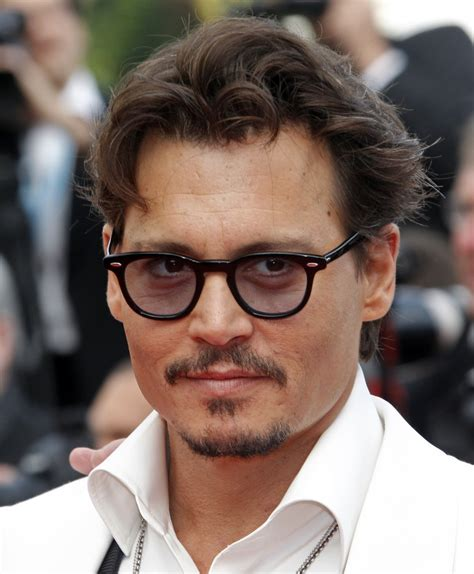
#> input picture pseudocolor/test_images/005_9406f32d.jpg, 474 x 574 px
$ python -i saturation_Processing.py   (imports and definitions only)
#> lines starting #> are read from the running program, lines starting #| are printed output that depends on the picture
import numpy as np
from PIL import Image
import cv2

def boost_saturation(color_img, factor=1.25):
    #change image into array and scale it between 0 and 1
#> called with factor = 1.25
    img = np.array(color_img).astype(np.float32) / 255.0

    #convert image from rgb to hsv color
    hsv = cv2.cvtColor(img, cv2.COLOR_RGB2HSV)
#> hsv: shape (574, 474, 3) float32; mean H, S, V 79.4, 0.3, 0.5
    h, s, v = cv2.split(hsv)
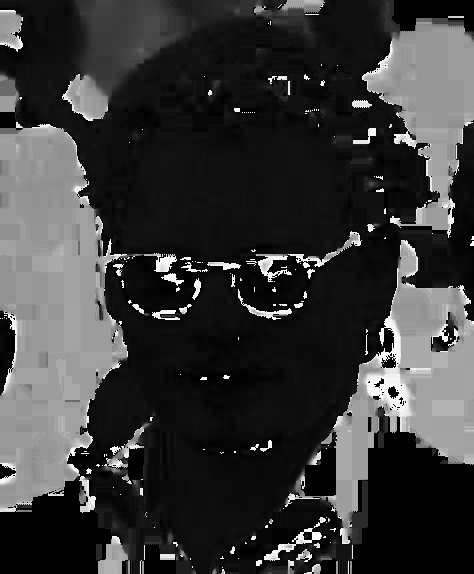
#> h: shape (574, 474) float32; min 0, max 359.4, mean 79.4; drawn with min black and max white
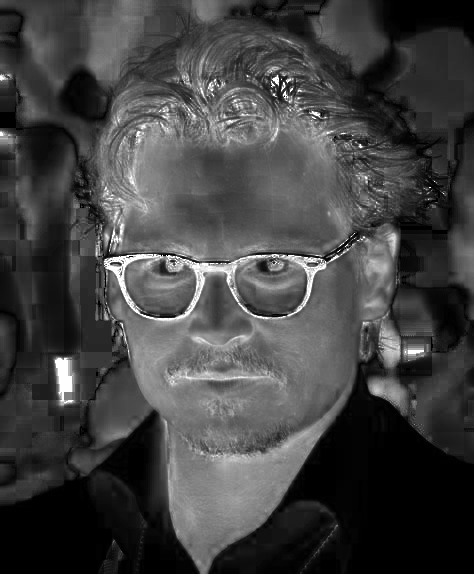
#> s: shape (574, 474) float32; min 0, max 1, mean 0.262
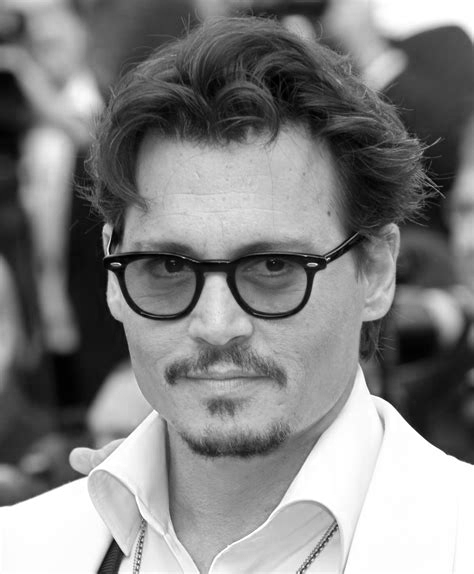
#> v: shape (574, 474) float32; min 0, max 1, mean 0.511

    #make the saturation stronger
    s = np.clip(s * factor, 0, 1)
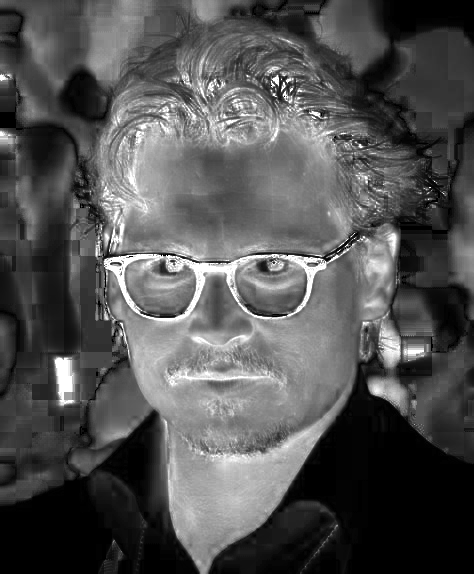
#> s: shape (574, 474) float32; min 0, max 1, mean 0.325

    #put h s v back together
    hsv_boosted = cv2.merge([h, s, v])
#> hsv_boosted: shape (574, 474, 3) float32; mean H, S, V 79.4, 0.3, 0.5

    #change hsv back to rgb image
    boosted = cv2.cvtColor(hsv_boosted, cv2.COLOR_HSV2RGB)
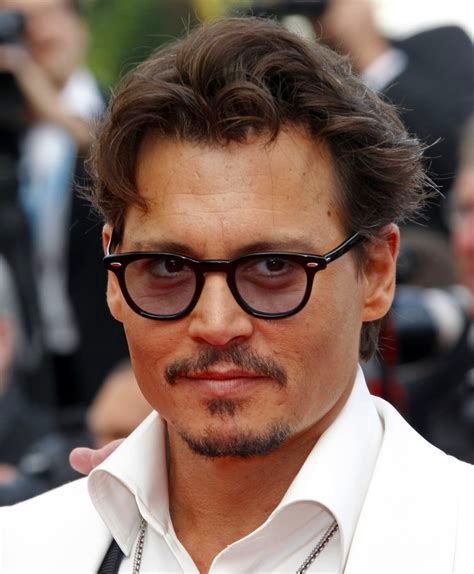
#> boosted: shape (574, 474, 3) float32; mean R, G, B 0.499, 0.418, 0.382

    #give final image back
    return Image.fromarray((boosted * 255).astype(np.uint8))

>>> import cv2
>>> picture = cv2.cvtColor(cv2.imread('test_images/005_9406f32d.jpg'), cv2.COLOR_BGR2RGB)
>>> result = boost_saturation(picture)

$ run again, on pseudocolor/test_images/010_cce39614.jpg
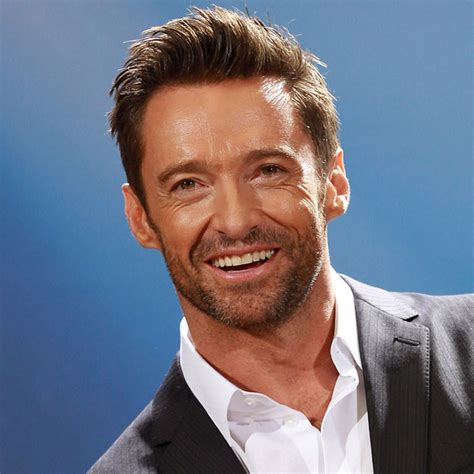
#> input picture pseudocolor/test_images/010_cce39614.jpg, 474 x 474 px
#> hsv: shape (474, 474, 3) float32; mean H, S, V 156, 0.4, 0.6
#> in boost_saturation, `s = np.clip(s * factor, 0, 1)`:
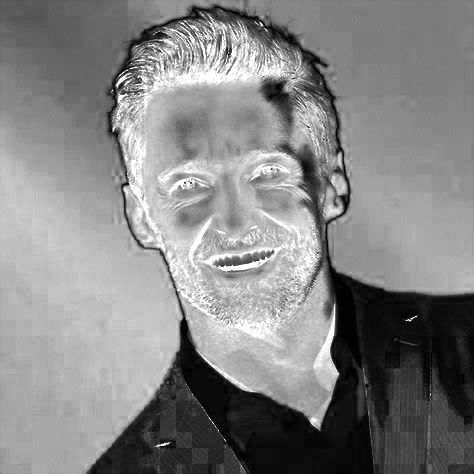
#> s: shape (474, 474) float32; min 0, max 1, mean 0.522
#> hsv_boosted: shape (474, 474, 3) float32; mean H, S, V 156, 0.5, 0.6
#> in boost_saturation, `boosted = cv2.cvtColor(hsv_boosted, cv2.COLOR_HSV2RGB)`:
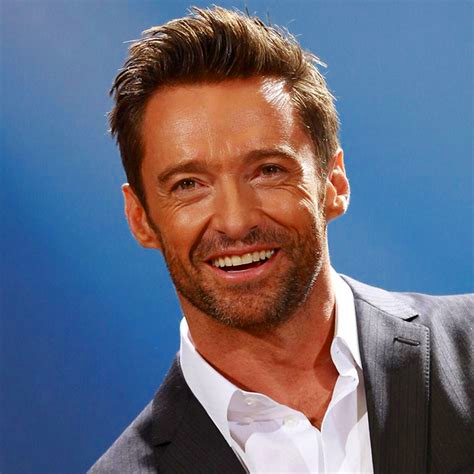
#> boosted: shape (474, 474, 3) float32; mean R, G, B 0.409, 0.419, 0.492

$ run again, on pseudocolor/test_images/018_136dbb40.jpg
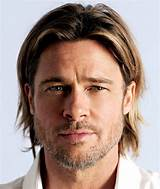
#> input picture pseudocolor/test_images/018_136dbb40.jpg, 160 x 189 px
#> hsv: shape (189, 160, 3) float32; mean H, S, V 91.4, 0.3, 0.7
#> in boost_saturation, `s = np.clip(s * factor, 0, 1)`:
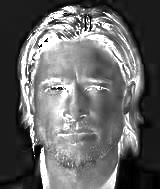
#> s: shape (189, 160) float32; min 0, max 1, mean 0.399
#> hsv_boosted: shape (189, 160, 3) float32; mean H, S, V 91.4, 0.4, 0.7
#> in boost_saturation, `boosted = cv2.cvtColor(hsv_boosted, cv2.COLOR_HSV2RGB)`:
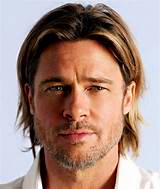
#> boosted: shape (189, 160, 3) float32; mean R, G, B 0.646, 0.542, 0.504

$ run again, on pseudocolor/test_images/030_ddacf348.jpg
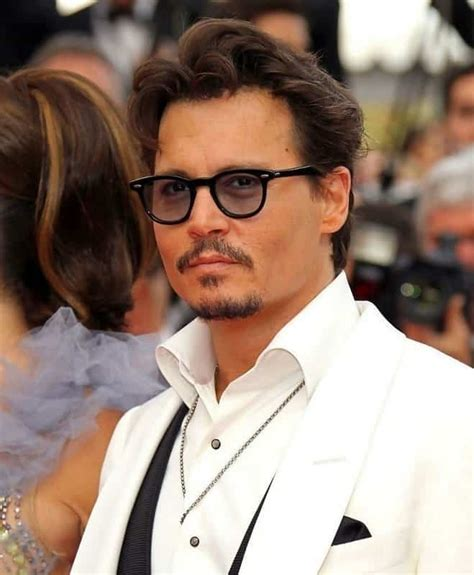
#> input picture pseudocolor/test_images/030_ddacf348.jpg, 474 x 575 px
#> hsv: shape (575, 474, 3) float32; mean H, S, V 57.3, 0.3, 0.6
#> in boost_saturation, `s = np.clip(s * factor, 0, 1)`:
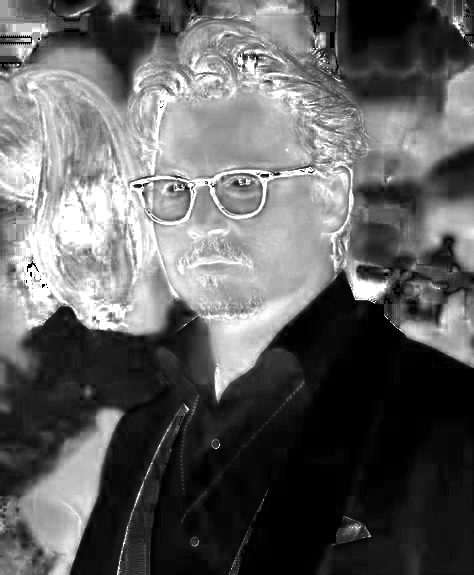
#> s: shape (575, 474) float32; min 0, max 1, mean 0.381
#> hsv_boosted: shape (575, 474, 3) float32; mean H, S, V 57.3, 0.4, 0.6
#> in boost_saturation, `boosted = cv2.cvtColor(hsv_boosted, cv2.COLOR_HSV2RGB)`:
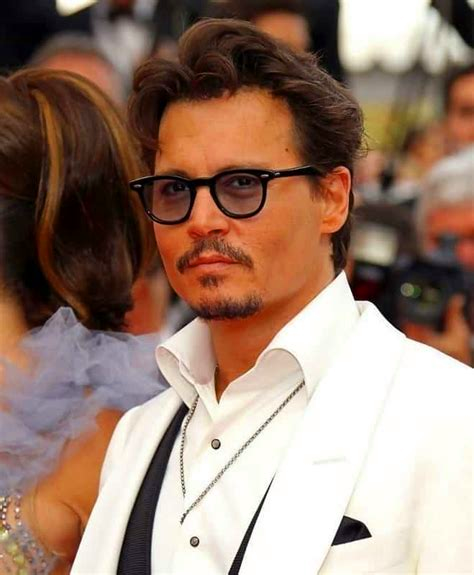
#> boosted: shape (575, 474, 3) float32; mean R, G, B 0.605, 0.501, 0.441
